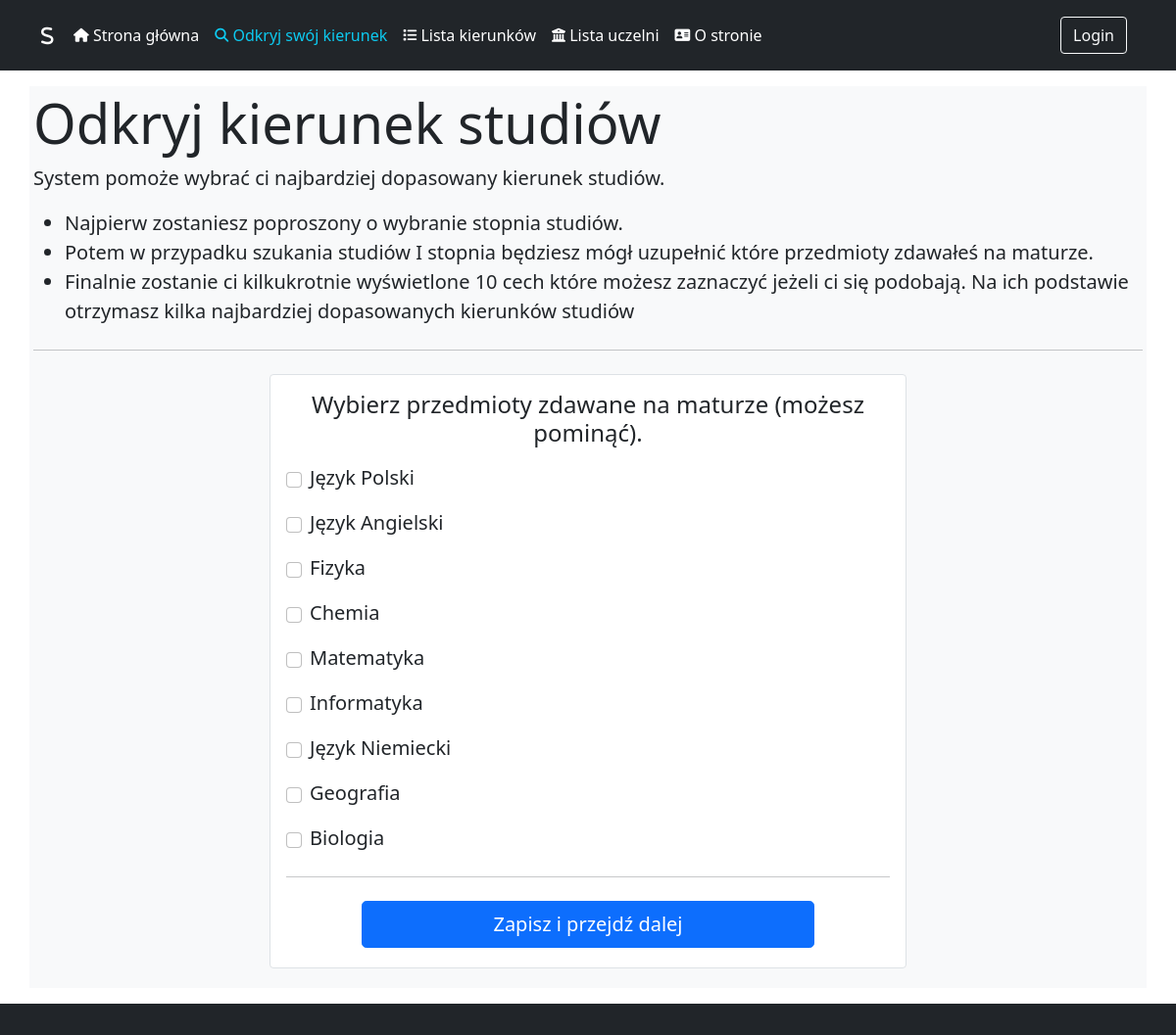
Page /DiscoverView/subjects on the earlier database version.
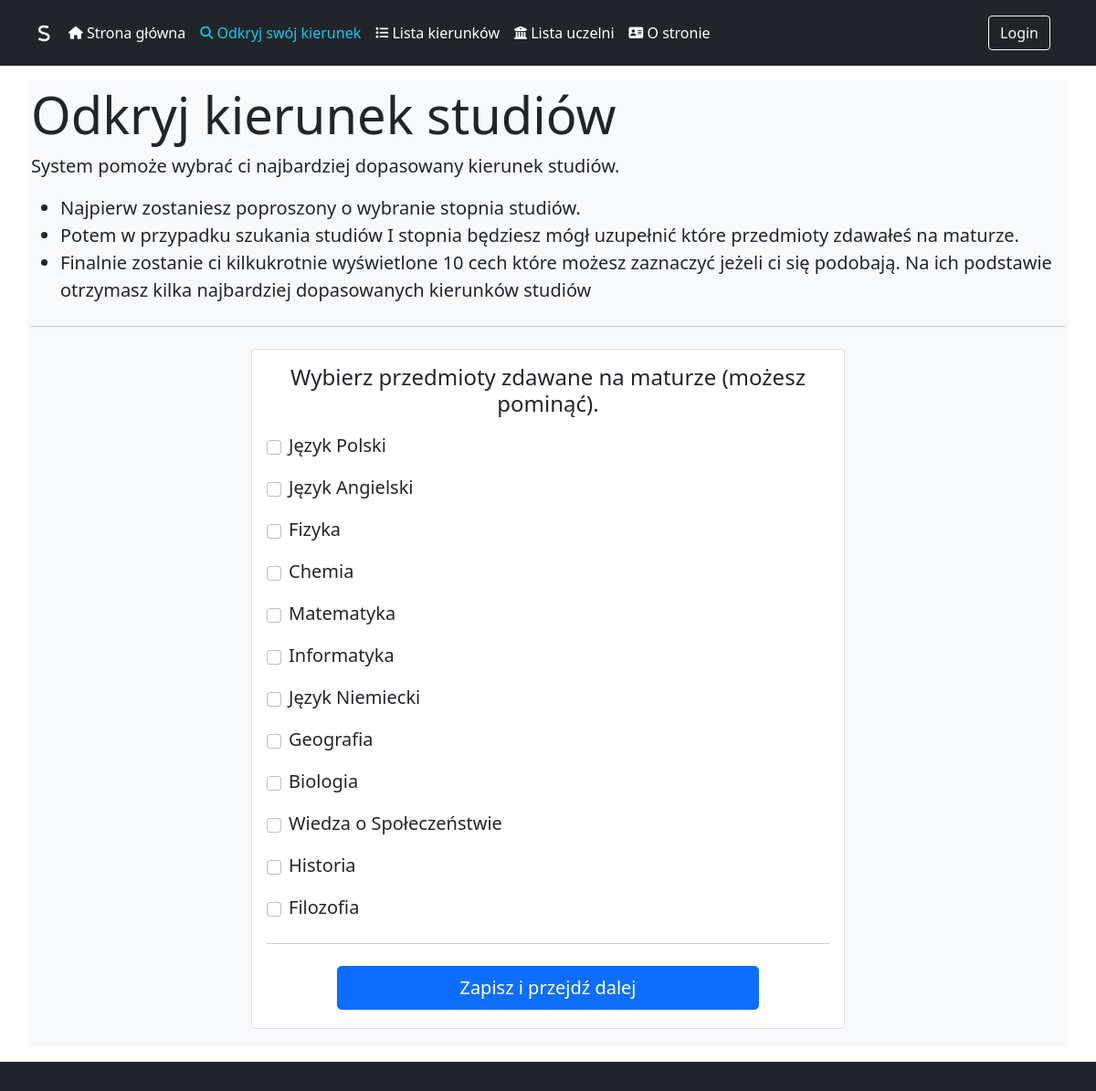
Same page on the later database version.
### supporting_system/models.py (models this page shows, shortened)
class Subjects(models.Model):
    subject = models.CharField(max_length=80, default='Nieznany Przedmiot')
    class Meta:
        verbose_name_plural = 'Subjects'

### supporting_system/views.py (the view, shortened to what this page needs)
# urls.py: path('DiscoverView/subjects', DiscoverView_subjects, name='DiscoverView_subjects'),
def DiscoverView_subjects(request):
    if request.method == 'GET':
        context = {
            'subjects': Subjects.objects.exclude(subject='0Nieznany Przedmiot').all()
        }
        return render(request, 'supporting_system/discover_subjects_view.html', context)

### supporting_system/templatetags/tags.py (called while the page is built)
@register.filter(name='check_if_discover_url')
def check_if_discover_url(url):
    print(url)
    if 'Discover' in url:
        return True
    else:
        return False

### supporting_system/templates/supporting_system/discover_subjects_view.html (shortened to what this page needs)
{% extends "base.html" %}
{% load tags %}
{% block content %}
<div class="jumbotron">
    <h2 class="display-4">Odkryj kierunek studiów</h2>
    <p class="lead">System pomoże wybrać ci najbardziej dopasowany kierunek studiów.
        <ul>
            <li class="lead">Najpierw zostaniesz poproszony o wybranie stopnia studiów.</li>
            <li class="lead">Potem w przypadku szukania studiów I stopnia będziesz mógł uzupełnić które przedmioty zdawałeś na maturze. </li>
            <li class="lead">Finalnie zostanie ci kilkukrotnie wyświetlone 10 cech które możesz zaznaczyć jeżeli ci się podobają. Na ich podstawie otrzymasz kilka najbardziej dopasowanych kierunków studiów</li>
        </ul>
    </p>
    <hr class="my-4">
</div>
<div class="container my-3">
    <form method="post">
        <div class="container mx-auto p-3 bg-white rounded border" style="max-width: 650px;">
            <h4 class="text-center pb-2">Wybierz przedmioty zdawane na maturze (możesz pominąć).</h4>
            {% for subject in subjects %}
              <div class="form-check d-flex align-items-center mb-3">
                  <input type="checkbox" class="form-check-input" id="{{ subject.id }}" name="subjects" value="{{ subject.id }}">
                  <label class="form-check-label fs-5 ms-2" for="{{ subject.id }}">{{ subject.subject }}</label>
              </div>
            {% endfor %}
            <hr class="my-4">
            <button type="submit" class="btn btn-primary btn-lg d-block mx-auto w-75 my-1">Zapisz i przejdź dalej</button>
        </div>
    </form>
</div>
{% endblock %}

### static/templates/base.html (shortened to what this page needs)
{% load static %}
{% load tags %}
<!DOCTYPE html>
<html lang="en">
<head>
    <link href="https://cdn.jsdelivr.net/npm/bootstrap@5.0.2/dist/css/bootstrap.min.css" rel="stylesheet">
    <link rel="stylesheet" href="{% static 'css/style.css' %}" type="'text/css" media="all"/>
</head>
<body>
  <header class="p-3 bg-dark text-white">
      <div class="container">
        <div class="d-flex flex-wrap align-items-center justify-content-center justify-content-lg-start">
          <a href="{% url 'MainPageView' %}" class="d-flex align-items-center mb-2 mb-lg-0 text-white text-decoration-none">
            <i class="fa-solid fa-s fa-lg fa-beat" style="color: #ffffff;"></i>  &nbsp; &nbsp;
          </a>
          <ul class="nav col-12 col-lg-auto me-lg-auto mb-2 justify-content-center mb-md-0">
            <li> <a href="{% url 'MainPageView' %}" class="nav-link px-2 {% if request.resolver_match.url_name == 'MainPageView' %}text-info{% else %}text-white{% endif %}"><i class="fa-solid fa-house fa-sm"></i> Strona główna</a></li>
            <li> <a href="{% url 'DiscoverView' %}" class="nav-link px-2 {% if request.resolver_match.url_name|check_if_discover_url %}text-info{% else %}text-white{% endif %}"><i class="fa-solid fa-magnifying-glass fa-sm"></i> Odkryj swój kierunek</a></li>
            <li> <a href="{% url 'FieldListView' %}" class="nav-link px-2 {% if request.resolver_match.url_name == 'FieldListView' %}text-info{% else %}text-white{% endif %}"><i class="fa-solid fa-list fa-sm"></i> Lista kierunków</a></li>
            <li> <a href="{% url 'FieldListView' %}" class="nav-link px-2 {% if request.resolver_match.url_name == 'FieldListView' %}text-info{% else %}text-white{% endif %}"><i class="fa-solid fa-building-columns fa-sm"></i> Lista uczelni</a></li>
            <li> <a href="{% url 'FieldListView' %}" class="nav-link px-2 {% if request.resolver_match.url_name == 'FieldListView' %}text-info{% else %}text-white{% endif %}"><i class="fa-solid fa-address-card fa-sm"></i> O stronie</a></li>
        </ul>
          <div class="text-end">
              {% if user.is_authenticated %}
                  Hi {{ user.username }}!
                  <button type="button" class="btn btn-outline-light me-2" onclick="document.location='{% url 'logout' %}';">Log Out</button>
              {% else %}
                  <button type="button" class="btn btn-outline-light me-2" onclick="document.location='{% url 'login' %}';">Login</button>
              {% endif %}
          </div>
        </div>
      </div>
    </header>
    <div class="container my-3 mx-auto p-1 bg-light">
        {% block content %}
        {% endblock %}
    </div>
    <footer class="p-3 bg-dark text-white">
  </footer>
</body>
</html>

Differences in the rows shown:
added Subjects: subject "Wiedza o Społeczeństwie"
added Subjects: subject "Historia"
added Subjects: subject "Filozofia"
